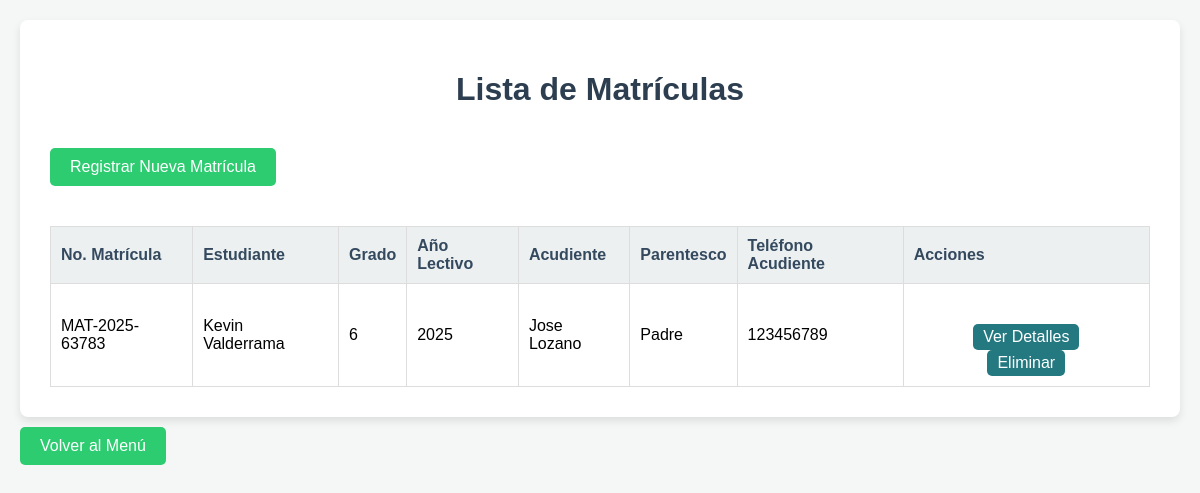
Page /matricula/matriculas/ (signed in) on the committed database.
### gestion_aulatec/models/matricula.py (models this page shows, shortened)
class Matricula(models.Model):
    NumMatricula = models.CharField(max_length=100, unique=True, verbose_name="Número de Matrícula")
    IdEstudiante = models.ForeignKey('Estudiante', on_delete=models.CASCADE, verbose_name="Estudiante")
    IdGrado = models.ForeignKey('Grado', on_delete=models.CASCADE, verbose_name="Grado a Matricular")
    anio_lectivo = models.IntegerField(verbose_name="Año Lectivo")
    nombre_colegio = models.CharField(max_length=200, verbose_name="Nombre del Colegio de Procedencia")
    fecha_nacimiento_estudiante = models.DateField(verbose_name="Fecha de Nacimiento del Estudiante")
    lugar_nacimiento_estudiante = models.CharField(max_length=100, verbose_name="Lugar de Nacimiento del Estudiante")
    barrio_vereda_estudiante = models.CharField(max_length=100, verbose_name="Barrio/Vereda del Estudiante")
    eps_seguro_medico_estudiante = models.CharField(max_length=100, verbose_name="EPS o Seguro Médico del Estudiante")
    tiene_condicion_medica = models.BooleanField(default=False, verbose_name="¿Tiene alguna condición médica?")
    especificacion_condicion_medica = models.TextField(blank=True, null=True, verbose_name="Especificar condición médica (si aplica)")
    ultimo_grado_cursado = models.CharField(max_length=50, verbose_name="Último Grado Cursado")
    institucion_anterior = models.CharField(max_length=200, verbose_name="Institución Educativa Anterior")
    ciudad_municipio_institucion_anterior = models.CharField(max_length=100, verbose_name="Ciudad/Municipio de la Institución Anterior")
    repite_grado = models.BooleanField(default=False, verbose_name="¿Repite Grado?")
    requiere_apoyo_pedagogico = models.BooleanField(default=False, verbose_name="¿Requiere Apoyo Pedagógico?")
    autoriza_tratamiento_datos = models.BooleanField(default=False, verbose_name="Autoriza Tratamiento de Datos")
    Acudiente_TipoId = models.CharField(max_length=50, verbose_name="Tipo ID Acudiente") # Puedes hacer esto choices si quieres
    Acudiente_NumId = models.CharField(max_length=50, verbose_name="Número de Identificación Acudiente")
    Acudiente_Nombres = models.CharField(max_length=100, verbose_name="Nombres del Acudiente")
    Acudiente_Apellidos = models.CharField(max_length=100, verbose_name="Apellidos del Acudiente")
    Acudiente_Celular = models.CharField(max_length=20, blank=True, null=True, verbose_name="Celular del Acudiente")
    Acudiente_Parentesco = models.CharField(max_length=50, verbose_name="Parentesco con el Estudiante") # Puedes hacer esto choices
    doc_identidad_estudiante_presentado = models.BooleanField(default=False, verbose_name="Documento de Identidad Estudiante Presentado")
    certificado_notas_anterior_presentado = models.BooleanField(default=False, verbose_name="Certificado de Notas Anterior Presentado")
    fotocopia_carnet_vacunacion_presentado = models.BooleanField(default=False, verbose_name="Fotocopia Carnet de Vacunación Presentado")
    fotocopia_eps_seguro_medico_presentado = models.BooleanField(default=False, verbose_name="Fotocopia EPS/Seguro Médico Presentado")
    fotos_tamano_documento_presentadas = models.BooleanField(default=False, verbose_name="Fotos Tamaño Documento Presentadas")
    certificado_medico_presentado = models.BooleanField(default=False, verbose_name="Certificado Médico Presentado")
    copia_cedula_acudiente_presentado = models.BooleanField(default=False, verbose_name="Copia Cédula Acudiente Presentado")
    comprobante_residencia_acudiente_presentado = models.BooleanField(default=False, verbose_name="Comprobante de Residencia Acudiente Presentado")
    FechaMatricula = models.DateTimeField(auto_now_add=True, verbose_name="Fecha de Matrícula")
    class Meta:
        db_table = 'Matricula'
        verbose_name = 'Matrícula'
        verbose_name_plural = 'Matrículas'

### gestion_aulatec/models/estudiante.py (models this page shows, shortened)
class Estudiante(models.Model):
    IdEstudiante = models.AutoField(primary_key=True)
    IdUsuario = models.OneToOneField(Usuario, on_delete=models.CASCADE, unique=True)
    IdGrado = models.ForeignKey(Grado, on_delete=models.SET_NULL, null=True, blank=True)
    class Meta:
        db_table = 'Estudiante'
        verbose_name = 'Estudiante'
        verbose_name_plural = 'Estudiantes'

### gestion_aulatec/models/usuario.py (models this page shows, shortened)
class Usuario(AbstractBaseUser, PermissionsMixin): # Hereda de AbstractBaseUser y PermissionsMixin
    IdUsuario = models.AutoField(primary_key=True)
    TipoId = models.CharField(max_length=20)
    NumId = models.CharField(max_length=50, unique=True)
    Nombres = models.CharField(max_length=100)
    Apellidos = models.CharField(max_length=100)
    Rol = models.CharField(max_length=50)
    Celular = models.CharField(max_length=20, blank=True, null=True)
    is_active = models.BooleanField(default=True)
    is_staff = models.BooleanField(default=False)
    objects = CustomUserManager() # Asigna tu CustomUserManager
    USERNAME_FIELD = 'NumId' # Campo que se usará para el login (nombre de usuario)
    REQUIRED_FIELDS = ['TipoId', 'Nombres', 'Apellidos', 'Rol'] # Campos requeridos al crear superusuario
    class Meta:
        db_table = 'Usuario'
        verbose_name = 'Usuario'
        verbose_name_plural = 'Usuarios'

### gestion_aulatec/models/grado.py (models this page shows, shortened)
class Grado(models.Model):
    IdGrado = models.AutoField(primary_key=True)
    NumGrado = models.IntegerField(unique=True) #El numero de grado debe ser unico
    NumCurso = models.CharField(max_length=20) # puede ser a, b o 501, 502
    NumEstudiantes = models.IntegerField(default=0) #Campo numerico para la cantidad de estudiantes (default=0) establece un valor inicial
    class Meta:
        db_table = 'Grado'
        verbose_name = 'Grado'
        verbose_name_plural = 'Grados'
        unique_together = ('NumGrado','NumCurso')

### gestion_aulatec/views/MatriculaViews.py (the view, shortened to what this page needs)
class MatriculaListView(LoginRequiredMixin, UserPassesTestMixin, ListView):
    model = Matricula
    template_name = 'gestion_aulatec/matricula_list.html'
    context_object_name = 'matriculas'
    def test_func(self):
        return self.request.user.is_authenticated and self.request.user.Rol == 'Administrador'

### gestion_aulatec/templates/gestion_aulatec/matricula_list.html (shortened to what this page needs)
<!DOCTYPE html>
<html lang="es">
<head>
</head>
<body>
    <div class="container">
        <h1>Lista de Matrículas</h1>
        <a href="{% url 'gestion_aulatec:matricula_form' %}" class="add-button">Registrar Nueva Matrícula</a>
        {% if matriculas %}
        <table>
            <thead>
                <tr>
                    <th>No. Matrícula</th>
                    <th>Estudiante</th>
                    <th>Grado</th>
                    <th>Año Lectivo</th>
                    <th>Acudiente</th>
                    <th>Parentesco</th>
                    <th>Teléfono Acudiente</th>
                    <th>Acciones</th>
                </tr>
            </thead>
            <tbody>
                {% for matricula in matriculas %}
                <tr>
                    <td>{{ matricula.NumMatricula }}</td>
                    <td>{{ matricula.IdEstudiante.IdUsuario.Nombres }} {{ matricula.IdEstudiante.IdUsuario.Apellidos }}
                    </td>
                    <td>{{ matricula.IdGrado.NumGrado }}</td>
                    <td>{{ matricula.anio_lectivo}}</td>
                    <td>{{ matricula.Acudiente_Nombres }} {{ matricula.Acudiente_Apellidos }}</td>
                    <td>{{ matricula.Acudiente_Parentesco }}</td>
                    <td>{{ matricula.Acudiente_Celular }}</td>
                    <td>
                        <div class="actions">
                            <a href="{% url 'gestion_aulatec:matricula_detail' pk=matricula.id %}" class="boton1"
                                role="button">Ver Detalles</a>
                            <a href="{% url 'gestion_aulatec:matricula_delete' pk=matricula.id %}" class="boton2"
                                role="button">Eliminar</a>
                        </div>
                    </td>
                </tr>
                {% endfor %}
            </tbody>
        </table>
        {% else %}
        <p class="no-records">No hay matrículas registradas aún.</p>
        {% endif %}
    </div>
    <a name="" id="" class="add-button" href="{% url 'gestion_aulatec:admin_dashboard' %}" role="button">Volver al Menú</a>
</body>
</html>

### gestion_aulatec/templates/gestion_aulatec/matricula_list.html (style rules this page uses)
body { font-family: Arial, sans-serif; margin: 20px; background-color: #f4f7f6; }
.container { max-width: 1200px; margin: auto; padding: 30px; background-color: #ffffff; border-radius: 8px; box-shadow: 0 4px 8px rgba(0, 0, 0, 0.1); }
.actions { margin-top: 30px; text-align: center; gap: 10rem; }
.actions a { display: inline-block; background-color: #247981; color: white; padding: 4px 10px; border-radius: 5px; text-decoration: none; margin: 0 10px; transition: background-color 0.3s ease; }
h1 { color: #2c3e50; text-align: center; margin-bottom: 30px; }
.add-button { display: inline-block; background-color: #2ecc71; color: white; padding: 10px 20px; border-radius: 5px; text-decoration: none; margin-bottom: 20px; transition: background-color 0.3s ease; margin-top: 10px ; }
.boton2 { background-color: black; }
table { width: 100%; border-collapse: collapse; margin-top: 20px; }
th, td { border: 1px solid #ddd; padding: 10px; text-align: left; }
th { background-color: #ecf0f1; color: #34495e; font-weight: bold; }

### rows in the picture
Matricula: NumMatricula "MAT-2025-63783", IdEstudiante.IdUsuario.Nombres "Kevin", IdEstudiante.IdUsuario.Apellidos "Valderrama", IdGrado.NumGrado "6", anio_lectivo "2025", Acudiente_Nombres "Jose", Acudiente_Apellidos "Lozano", Acudiente_Parentesco "Padre", Acudiente_Celular "123456789"
